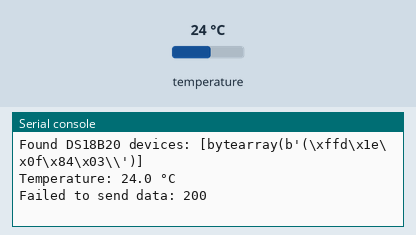
Recording of a program running on a simulated Raspberry Pi Pico running MicroPython. On the bench: the last lines printed to the serial console. The inputs (shaded band) are chosen by the test bench; at power-on: temperature 24 °C. WiFi joins after 1.5 s; web requests get an empty 200 reply after 0.4 s.

Above: at 3.2 s.
3.3 s: temperature set to 12 °C
At 9.21 s:
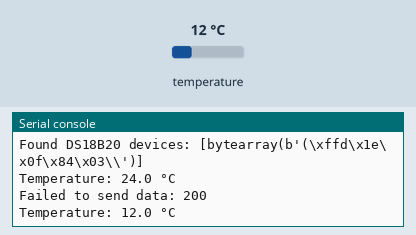
10.2 s: temperature set to 19 °C
At 16.5 s:
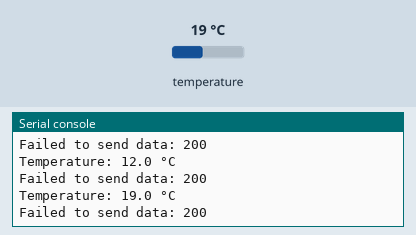
Timing chart, 0 to 18.0 s (numbered marks = the images above; inputs shaded):
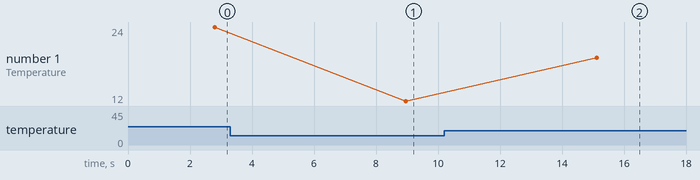

The program:

ds18b20_mdb.py
```python
import network
import time
import urequests
from machine import Pin
import onewire, ds18x20

# WiFi credentials
ssid = ' '
password = ' '

# Initialize DS18B20 on pin 2
dat = Pin(2)
ds_sensor = ds18x20.DS18X20(onewire.OneWire(dat))

def connect_wifi():
    wlan = network.WLAN(network.STA_IF)
    wlan.active(True)
    if not wlan.isconnected():
        print('Connecting to WiFi...')
        wlan.connect(ssid, password)
        while not wlan.isconnected():
            time.sleep(1)
    print('WiFi connected:', wlan.ifconfig())

# Function to send data to Flask API
def send_data_to_api(temperature):
    url = 'http://192.168.100.11:5000/api/ds18b20'  # Flask endpoint for DS18B20
    headers = {'Content-Type': 'application/json'}
    payload = {'temperature': temperature}

    try:
        response = urequests.post(url, json=payload, headers=headers)
        if response.status_code == 201:
            print('Data successfully sent:', response.json())
        else:
            print('Failed to send data:', response.status_code, response.text)
        response.close()
    except Exception as e:
        print('Error sending data:', e)

# Main loop
def main():
    connect_wifi()
    roms = ds_sensor.scan()  # Scan for connected DS18B20 sensors
    print('Found DS18B20 devices:', roms)

    while True:
        try:
            ds_sensor.convert_temp()
            time.sleep_ms(750)  # Wait for temperature conversion

            for rom in roms:
                temperature = round(ds_sensor.read_temp(rom), 2)
                print(f'Temperature: {temperature} °C')
                send_data_to_api(temperature)

            time.sleep(5)
        except OSError as os_err:
            print(f"Sensor error: {os_err}")
        except Exception as err:
            print(f"General error: {err}")

main()
```

Measured:
- after the input at 3.3 s, the serial console: prints a new line after 5.7 s (image 1)
- after the input at 10.2 s, the serial console: prints a new line after 4.9 s (image 2)
- plotted number 1: 24 → 12 after the input at 3.3 s, 12 → 19 after the input at 10.2 s
